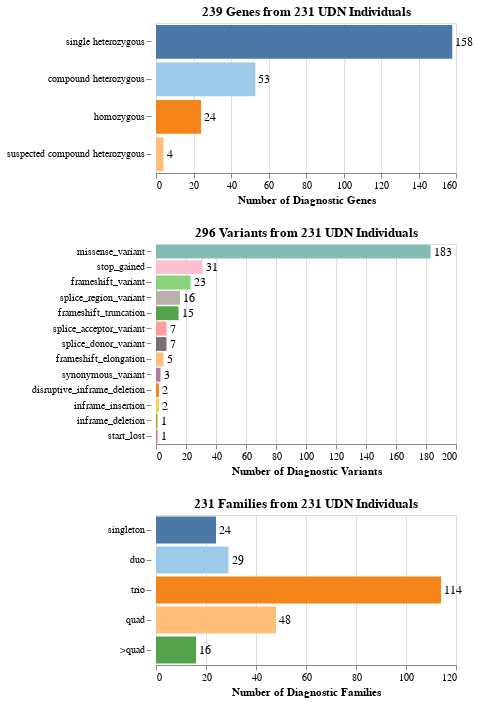

The notebook cell this image was saved under:
### Code cell
wgs_exomiser

### Figure 1 — Vega-Lite specification as saved in the notebook (floating-point values rounded to 4 significant figures; data arrays with more than 128 entries replaced by an {"elided": "..."} marker saying what was removed)
{"config": {"view": {"continuousWidth": 300, "continuousHeight": 300}}, "vconcat": [{"layer": [{"mark": {"type": "bar"}, "encoding": {"color": {"field": "for_figure", "legend": null, "scale": {"domain": ["single heterozygous", "compound heterozygous", "homozygous", "suspected compound heterozygous"], "scheme": "tableau20"}, "sort": ["single heterozygous", "compound heterozygous", "homozygous", "suspected compound heterozygous"], "type": "nominal"}, "tooltip": [{"aggregate": "count", "type": "quantitative"}, {"field": "for_figure", "type": "nominal"}], "x": {"aggregate": "count", "title": "Number of Diagnostic Genes", "type": "quantitative"}, "y": {"axis": {"offset": 5, "domainOpacity": 0}, "field": "for_figure", "sort": "-x", "title": null, "type": "nominal"}}, "title": "239 Genes from 231 UDN Individuals"}, {"mark": {"type": "text", "align": "left", "baseline": "middle", "color": "black", "dx": 3, "size": 12}, "encoding": {"text": {"aggregate": "count", "type": "quantitative"}, "x": {"aggregate": "count", "type": "quantitative"}, "y": {"axis": {"offset": 5, "domainOpacity": 0}, "field": "for_figure", "sort": "-x", "title": null, "type": "nominal"}}, "title": "239 Genes from 231 UDN Individuals"}], "data": {"name": "data-e66000475848613cd3f2b2fe436406e7"}, "height": 150, "resolve": {"scale": {"color": "independent"}}, "width": 300}, {"layer": [{"mark": {"type": "bar"}, "encoding": {"color": {"field": "variant_type", "legend": null, "scale": {"domain": ["3_prime_UTR_exon_variant", "coding_transcript_intron_variant", "disruptive_inframe_deletion", "frameshift_elongation", "frameshift_truncation", "frameshift_variant", "inframe_deletion", "inframe_insertion", "mature_miRNA_variant", "missense_variant", "noncoding_transcript_exon_variant", "splice_acceptor_variant", "splice_donor_variant", "splice_region_variant", "start_lost", "stop_gained", "synonymous_variant", "upstream_gene_variant"], "scheme": "tableau20"}, "sort": ["3_prime_UTR_exon_variant", "coding_transcript_intron_variant", "disruptive_inframe_deletion", "frameshift_elongation", "frameshift_truncation", "frameshift_variant", "inframe_deletion", "inframe_insertion", "mature_miRNA_variant", "missense_variant", "noncoding_transcript_exon_variant", "splice_acceptor_variant", "splice_donor_variant", "splice_region_variant", "start_lost", "stop_gained", "synonymous_variant", "upstream_gene_variant"], "type": "nominal"}, "tooltip": [{"aggregate": "count", "type": "quantitative"}, {"field": "variant_type", "type": "nominal"}], "x": {"aggregate": "count", "title": "Number of Diagnostic Variants", "type": "quantitative"}, "y": {"axis": {"offset": 5, "domainOpacity": 0}, "field": "variant_type", "sort": "-x", "title": null, "type": "nominal"}}, "title": "296 Variants from 231 UDN Individuals"}, {"mark": {"type": "text", "align": "left", "baseline": "middle", "color": "black", "dx": 3, "size": 12}, "encoding": {"text": {"aggregate": "count", "type": "quantitative"}, "x": {"aggregate": "count", "type": "quantitative"}, "y": {"axis": {"offset": 5, "domainOpacity": 0}, "field": "variant_type", "sort": "-x", "title": null, "type": "nominal"}}, "title": "296 Variants from 231 UDN Individuals"}], "data": {"name": "data-b6bc6392bb11ef18afe8e94bf96b79ac"}, "height": 200, "resolve": {"scale": {"color": "independent"}}, "width": 300}, {"layer": [{"mark": {"type": "bar"}, "encoding": {"color": {"field": "family_forfig", "legend": null, "scale": {"domain": ["singleton", "duo", "trio", "quad", ">quad"], "scheme": "tableau20"}, "sort": ["singleton", "duo", "trio", "quad", ">quad"], "type": "nominal"}, "tooltip": [{"aggregate": "count", "type": "quantitative"}, {"field": "family_forfig", "type": "nominal"}], "x": {"aggregate": "count", "title": "Number of Diagnostic Families", "type": "quantitative"}, "y": {"axis": {"offset": 5, "domainOpacity": 0}, "field": "family_forfig", "sort": ["singleton", "duo", "trio", "quad", ">quad"], "title": null, "type": "nominal"}}, "title": "231 Families from 231 UDN Individuals"}, {"mark": {"type": "text", "align": "left", "baseline": "middle", "color": "black", "dx": 3, "size": 12}, "encoding": {"text": {"aggregate": "count", "type": "quantitative"}, "x": {"aggregate": "count", "type": "quantitative"}, "y": {"axis": {"offset": 5, "domainOpacity": 0}, "field": "family_forfig", "sort": ["singleton", "duo", "trio", "quad", ">quad"], "title": null, "type": "nominal"}}, "title": "231 Families from 231 UDN Individuals"}], "data": {"name": "data-6b3b1c52da326dd8268549b9ce94c762"}, "height": 150, "resolve": {"scale": {"color": "independent"}}, "width": 300}], "$schema": "https://vega.github.io/schema/vega-lite/v5.17.0.json", "datasets": {"data-e66000475848613cd3f2b2fe436406e7": {"elided": "239 records"}, "data-b6bc6392bb11ef18afe8e94bf96b79ac": {"elided": "296 records"}, "data-6b3b1c52da326dd8268549b9ce94c762": {"elided": "231 records"}}}
